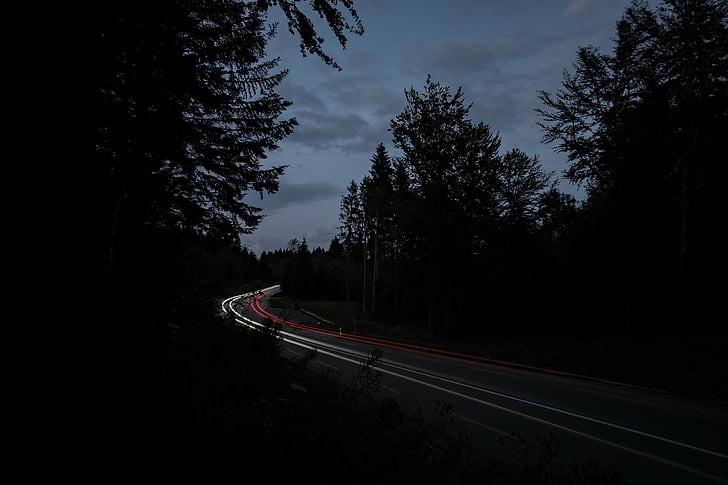
#> input picture pertemuan7/pohon.jpg, 728 x 485 px
$ python soal.py
#> lines starting #> are read from the running program, lines starting #| are printed output that depends on the picture; after the words box and inside, x2 and y2 are one past the last pixel; in counts of white or black regions, pixels touching at a corner belong together
import cv2
import numpy as np
import matplotlib.pyplot as plt

image_color = cv2.imread('pohon.jpg')
#> image_color is the input picture: shape (485, 728, 3); mean B, G, R 25.5, 21.4, 18.2
image_gray = cv2.cvtColor(image_color, cv2.COLOR_BGR2GRAY)
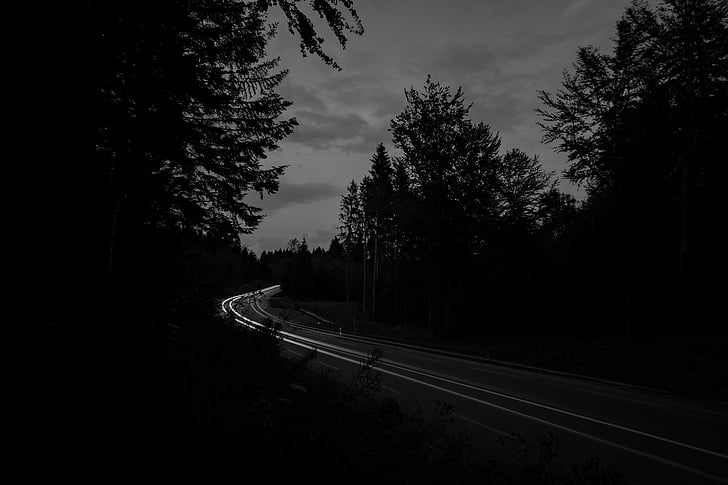
#> image_gray: shape (485, 728); min 0, max 255, mean 20.9

prewitt_x = cv2.filter2D(image_gray, -1, np.array([[-1, 0, 1], [-1, 0, 1], [-1, 0, 1]]))
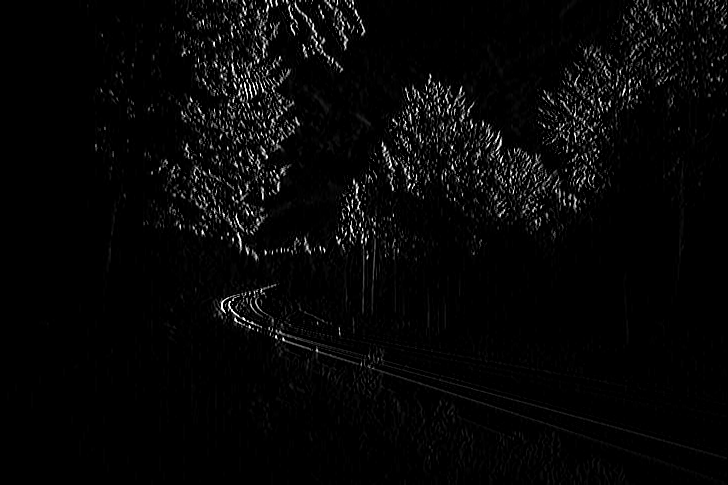
#> prewitt_x: shape (485, 728); min 0, max 255, mean 6.6
prewitt_y = cv2.filter2D(image_gray, -1, np.array([[1, 1, 1], [0, 0, 0], [-1, -1, -1]]))
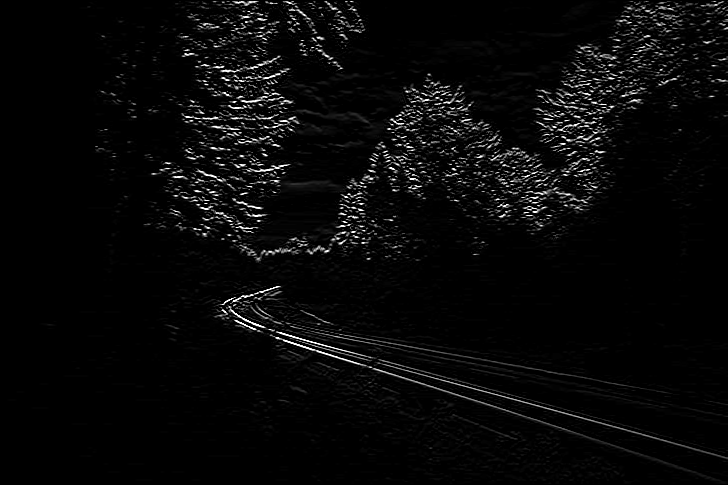
#> prewitt_y: shape (485, 728); min 0, max 255, mean 8.5
prewitt = np.sqrt(prewitt_x**2 + prewitt_y**2)
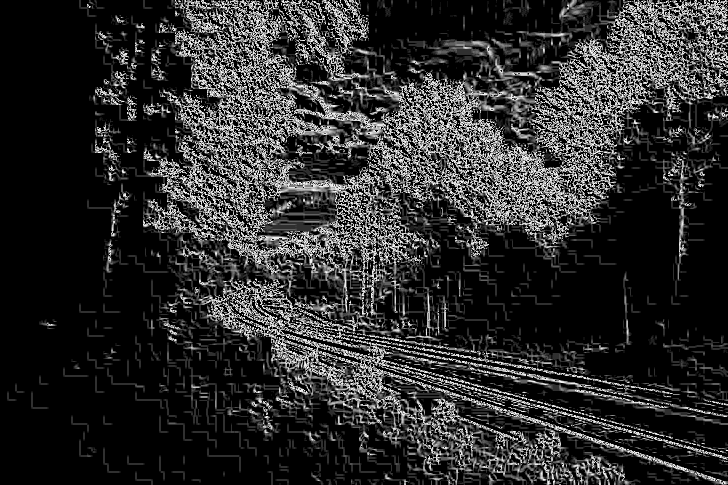
#> prewitt: shape (485, 728) float16; min 0, max 15.91, mean 2.83; drawn with min black and max white

hsv_image = cv2.cvtColor(image_color, cv2.COLOR_BGR2HSV)
#> hsv_image: shape (485, 728, 3); mean H, S, V 40.8, 45.3, 25.8

lower_bounds = [np.array([35, 50, 50]), np.array([0, 50, 50]), np.array([100, 50, 50])]
upper_bounds = [np.array([85, 255, 255]), np.array([10, 255, 255]), np.array([140, 255, 255])]

mask = cv2.inRange(hsv_image, lower_bounds[0], upper_bounds[0])
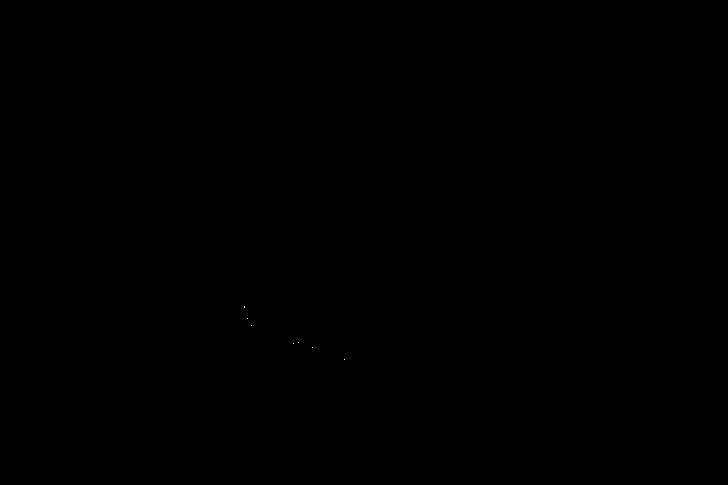
#> mask: shape (485, 728); 0% white in thin lines or dots, all inside (x1, y1, x2, y2) = (244, 306, 345, 360)
for i in range(1, len(lower_bounds)):
    mask = cv2.bitwise_or(mask, cv2.inRange(hsv_image, lower_bounds[i], upper_bounds[i]))

segmented_image = cv2.bitwise_and(image_color, image_color, mask=mask)
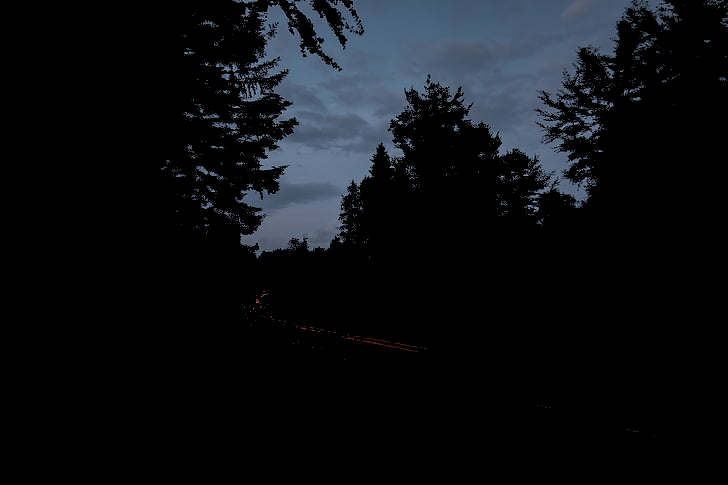
#> segmented_image: shape (485, 728, 3); mean B, G, R 19.6, 15.9, 13.2

plt.figure(figsize=(15, 10))

plt.subplot(1, 3, 1)
plt.imshow(cv2.cvtColor(image_color, cv2.COLOR_BGR2RGB))
plt.title('Citra Asli')
plt.axis('off')

plt.subplot(1, 3, 2)
plt.imshow(prewitt, cmap='gray')
plt.title('Deteksi Tepi Prewitt')
plt.axis('off')

plt.subplot(1, 3, 3)
plt.imshow(cv2.cvtColor(segmented_image, cv2.COLOR_BGR2RGB))
plt.title('Segmentasi Warna Thresholding')
plt.axis('off')

plt.show()
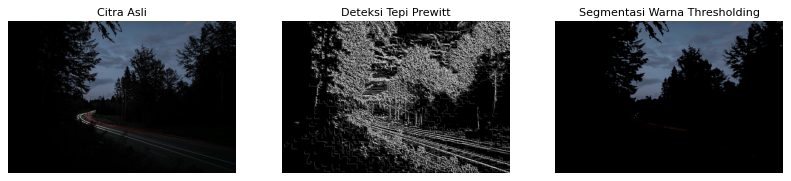
#> figure drawn by matplotlib, 3 panels
